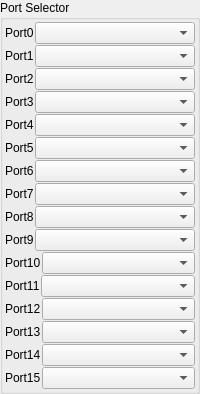
     <widget class="QGroupBox" name="groupBox3_2_4_2">
      <property name="title">
       <string>Port Selector</string>
      </property>
      <layout class="QGridLayout">
       <property name="margin" stdset="0">
        <number>2</number>
       </property>
       <property name="spacing">
        <number>1</number>
       </property>
       <item row="0" column="0">
        <layout class="QHBoxLayout">
         <item>
          <widget class="QLabel" name="textLabel2_2_2">
           <property name="sizePolicy">
            <sizepolicy hsizetype="Fixed" vsizetype="Fixed">
             <horstretch>0</horstretch>
             <verstretch>0</verstretch>
            </sizepolicy>
           </property>
           <property name="text">
            <string>Port0</string>
           </property>
           <property name="wordWrap">
            <bool>false</bool>
           </property>
          </widget>
         </item>
         <item>
          <widget class="QComboBox" name="m_cmbPortSel0"/>
         </item>
        </layout>
       </item>
       <item row="1" column="0">
        <layout class="QHBoxLayout">
         <item>
          <widget class="QLabel" name="textLabel2_2_2_3">
           <property name="sizePolicy">
            <sizepolicy hsizetype="Fixed" vsizetype="Fixed">
             <horstretch>0</horstretch>
             <verstretch>0</verstretch>
            </sizepolicy>
           </property>
           <property name="text">
            <string>Port1</string>
           </property>
           <property name="wordWrap">
            <bool>false</bool>
           </property>
          </widget>
         </item>
         <item>
          <widget class="QComboBox" name="m_cmbPortSel1"/>
         </item>
        </layout>
       </item>
       <item row="2" column="0">
        <layout class="QHBoxLayout">
         <item>
          <widget class="QLabel" name="textLabel2_2_2_3_2">
           <property name="sizePolicy">
            <sizepolicy hsizetype="Fixed" vsizetype="Fixed">
             <horstretch>0</horstretch>
             <verstretch>0</verstretch>
            </sizepolicy>
           </property>
           <property name="text">
            <string>Port2</string>
           </property>
           <property name="wordWrap">
            <bool>false</bool>
           </property>
          </widget>
         </item>
         <item>
          <widget class="QComboBox" name="m_cmbPortSel2"/>
         </item>
        </layout>
       </item>
       <item row="3" column="0">
        <layout class="QHBoxLayout">
         <item>
          <widget class="QLabel" name="textLabel2_2_2_3_3">
           <property name="sizePolicy">
            <sizepolicy hsizetype="Fixed" vsizetype="Fixed">
             <horstretch>0</horstretch>
             <verstretch>0</verstretch>
            </sizepolicy>
           </property>
           <property name="text">
            <string>Port3</string>
           </property>
           <property name="wordWrap">
            <bool>false</bool>
           </property>
          </widget>
         </item>
         <item>
          <widget class="QComboBox" name="m_cmbPortSel3"/>
         </item>
        </layout>
       </item>
       <item row="4" column="0">
        <layout class="QHBoxLayout">
         <item>
          <widget class="QLabel" name="textLabel2_2_2_3_4">
           <property name="sizePolicy">
            <sizepolicy hsizetype="Fixed" vsizetype="Fixed">
             <horstretch>0</horstretch>
             <verstretch>0</verstretch>
            </sizepolicy>
           </property>
           <property name="text">
            <string>Port4</string>
           </property>
           <property name="wordWrap">
            <bool>false</bool>
           </property>
          </widget>
         </item>
         <item>
          <widget class="QComboBox" name="m_cmbPortSel4"/>
         </item>
        </layout>
       </item>
       <item row="5" column="0">
        <layout class="QHBoxLayout">
         <item>
          <widget class="QLabel" name="textLabel2_2_2_3_5a">
           <property name="sizePolicy">
            <sizepolicy hsizetype="Fixed" vsizetype="Fixed">
             <horstretch>0</horstretch>
             <verstretch>0</verstretch>
            </sizepolicy>
           </property>
           <property name="text">
            <string>Port5</string>
           </property>
           <property name="wordWrap">
            <bool>false</bool>
           </property>
          </widget>
         </item>
         <item>
          <widget class="QComboBox" name="m_cmbPortSel5"/>
         </item>
        </layout>
       </item>
       <item row="6" column="0">
        <layout class="QHBoxLayout">
         <item>
          <widget class="QLabel" name="textLabel2_2_2_3_6">
           <property name="sizePolicy">
            <sizepolicy hsizetype="Fixed" vsizetype="Fixed">
             <horstretch>0</horstretch>
             <verstretch>0</verstretch>
            </sizepolicy>
           </property>
           <property name="text">
            <string>Port6</string>
           </property>
           <property name="wordWrap">
            <bool>false</bool>
           </property>
          </widget>
         </item>
         <item>
          <widget class="QComboBox" name="m_cmbPortSel6"/>
         </item>
        </layout>
       </item>
       <item row="7" column="0">
        <layout class="QHBoxLayout">
         <item>
          <widget class="QLabel" name="textLabel2_2_2_3_7">
           <property name="sizePolicy">
            <sizepolicy hsizetype="Fixed" vsizetype="Fixed">
             <horstretch>0</horstretch>
             <verstretch>0</verstretch>
            </sizepolicy>
           </property>
           <property name="text">
            <string>Port7</string>
           </property>
           <property name="wordWrap">
            <bool>false</bool>
           </property>
          </widget>
         </item>
         <item>
          <widget class="QComboBox" name="m_cmbPortSel7"/>
         </item>
        </layout>
       </item>
       <item row="8" column="0">
        <layout class="QHBoxLayout">
         <item>
          <widget class="QLabel" name="textLabel2_2_2_3_8">
           <property name="sizePolicy">
            <sizepolicy hsizetype="Fixed" vsizetype="Fixed">
             <horstretch>0</horstretch>
             <verstretch>0</verstretch>
            </sizepolicy>
           </property>
           <property name="text">
            <string>Port8</string>
           </property>
           <property name="wordWrap">
            <bool>false</bool>
           </property>
          </widget>
         </item>
         <item>
          <widget class="QComboBox" name="m_cmbPortSel8"/>
         </item>
        </layout>
       </item>
       <item row="9" column="0">
        <layout class="QHBoxLayout">
         <item>
          <widget class="QLabel" name="textLabel2_2_2_3_9">
           <property name="sizePolicy">
            <sizepolicy hsizetype="Fixed" vsizetype="Fixed">
             <horstretch>0</horstretch>
             <verstretch>0</verstretch>
            </sizepolicy>
           </property>
           <property name="text">
            <string>Port9</string>
           </property>
           <property name="wordWrap">
            <bool>false</bool>
           </property>
          </widget>
         </item>
         <item>
          <widget class="QComboBox" name="m_cmbPortSel9"/>
         </item>
        </layout>
       </item>
       <item row="10" column="0">
        <layout class="QHBoxLayout">
         <item>
          <widget class="QLabel" name="textLabel2_2_2_3_10">
           <property name="sizePolicy">
            <sizepolicy hsizetype="Fixed" vsizetype="Fixed">
             <horstretch>0</horstretch>
             <verstretch>0</verstretch>
            </sizepolicy>
           </property>
           <property name="text">
            <string>Port10</string>
           </property>
           <property name="wordWrap">
            <bool>false</bool>
           </property>
          </widget>
         </item>
         <item>
          <widget class="QComboBox" name="m_cmbPortSel10"/>
         </item>
        </layout>
       </item>
       <item row="11" column="0">
        <layout class="QHBoxLayout">
         <item>
          <widget class="QLabel" name="textLabel2_2_2_3_11">
           <property name="sizePolicy">
            <sizepolicy hsizetype="Fixed" vsizetype="Fixed">
             <horstretch>0</horstretch>
             <verstretch>0</verstretch>
            </sizepolicy>
           </property>
           <property name="text">
            <string>Port11</string>
           </property>
           <property name="wordWrap">
            <bool>false</bool>
           </property>
          </widget>
         </item>
         <item>
          <widget class="QComboBox" name="m_cmbPortSel11"/>
         </item>
        </layout>
       </item>
       <item row="12" column="0">
        <layout class="QHBoxLayout">
         <item>
          <widget class="QLabel" name="textLabel2_2_2_3_12">
           <property name="sizePolicy">
            <sizepolicy hsizetype="Fixed" vsizetype="Fixed">
             <horstretch>0</horstretch>
             <verstretch>0</verstretch>
            </sizepolicy>
           </property>
           <property name="text">
            <string>Port12</string>
           </property>
           <property name="wordWrap">
            <bool>false</bool>
           </property>
          </widget>
         </item>
         <item>
          <widget class="QComboBox" name="m_cmbPortSel12"/>
         </item>
        </layout>
       </item>
       <item row="13" column="0">
        <layout class="QHBoxLayout">
         <item>
          <widget class="QLabel" name="textLabel2_2_2_3_13">
           <property name="sizePolicy">
            <sizepolicy hsizetype="Fixed" vsizetype="Preferred">
             <horstretch>0</horstretch>
             <verstretch>0</verstretch>
            </sizepolicy>
           </property>
           <property name="text">
            <string>Port13</string>
           </property>
           <property name="wordWrap">
            <bool>false</bool>
           </property>
          </widget>
         </item>
         <item>
          <widget class="QComboBox" name="m_cmbPortSel13"/>
         </item>
        </layout>
       </item>
       <item row="14" column="0">
        <layout class="QHBoxLayout">
         <item>
          <widget class="QLabel" name="textLabel2_2_2_3_14">
           <property name="sizePolicy">
            <sizepolicy hsizetype="Fixed" vsizetype="Preferred">
             <horstretch>0</horstretch>
             <verstretch>0</verstretch>
            </sizepolicy>
           </property>
           <property name="text">
            <string>Port14</string>
           </property>
           <property name="wordWrap">
            <bool>false</bool>
           </property>
          </widget>
         </item>
         <item>
          <widget class="QComboBox" name="m_cmbPortSel14"/>
         </item>
        </layout>
       </item>
       <item row="15" column="0">
        <layout class="QHBoxLayout">
         <item>
          <widget class="QLabel" name="textLabel2_2_2_3_15">
           <property name="sizePolicy">
            <sizepolicy hsizetype="Fixed" vsizetype="Preferred">
             <horstretch>0</horstretch>
             <verstretch>0</verstretch>
            </sizepolicy>
           </property>
           <property name="text">
            <string>Port15</string>
           </property>
           <property name="wordWrap">
            <bool>false</bool>
           </property>
          </widget>
         </item>
         <item>
          <widget class="QComboBox" name="m_cmbPortSel15"/>
         </item>
        </layout>
       </item>
      </layout>
     </widget>
